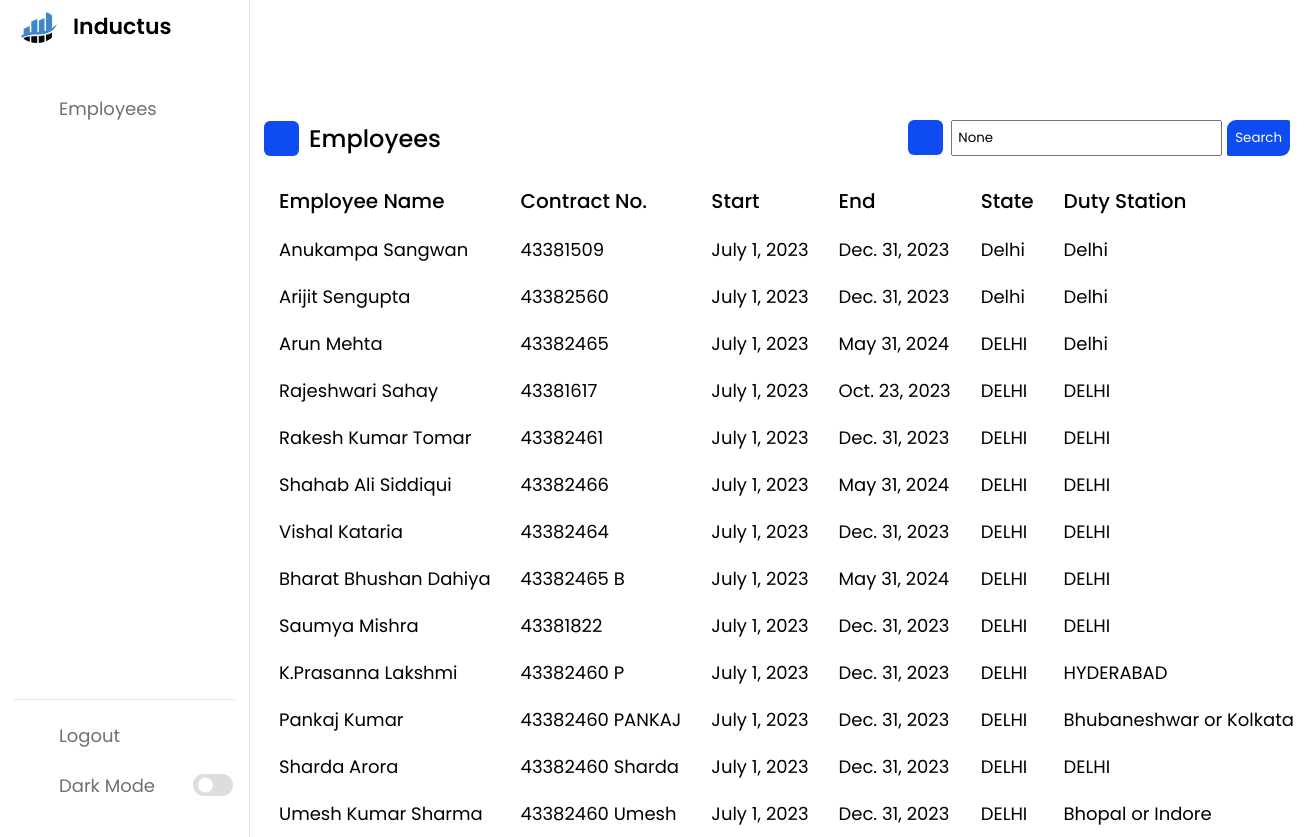
The app's page /search/ (signed in) with its own data.
### base/models.py (models this page shows, shortened)
class Employee(models.Model):
    uuid = models.UUIDField(default = uuid.uuid4,primary_key=True,editable=False)
    Emp_name = models.CharField(max_length=30)
    email = models.EmailField(max_length=50)
    contract_no = models.CharField(unique=True,max_length=15,)
    contract_start_date = models.DateField()
    contract_end_date = models.DateField()
    phone_number = models.CharField(unique=True,max_length=10)
    state = models.CharField(max_length=30)
    duty_station = models.CharField(max_length=40)

### base/views.py (the view)
# urls.py: path('search/',Search,name = "search"),
@login_required(login_url='login')
def Search(request):
    search_query = request.GET.get('search_query')
    if search_query:
        employ = Employee.objects.filter( Q(Emp_name__icontains=search_query) | Q(contract_no__icontains=search_query))
    else:
        employ = Employee.objects.all()
    context = {
        'employ': employ,
        'search_query': search_query,
        }
    return render(request,'employees.html',context)

### base/templates/employees.html (shortened to what this page needs)
{% extends 'base.html' %}
{% load static %}
{% block start %}
<div class="activity">
    <div class="emp-title">
        <div class = "title-wrapper">
        <i class="uil uil-bookmark"></i>
        <span class="text">Employees</span>
    </div>
        <form id = "search-form" method = 'get' action = "/search">
        <div class="search-box">
            <i class="uil uil-search"></i>
            <input name = "search_query" type="text" value = "{{search_query}}"placeholder="Search Employee...">
            <button type = submit style = "  background-color: #04AA6D;
            border: none;
            color: white;
            padding:8px;
            margin-left:5px;
            border-radius: 9px 2px;
            background-color: #0E4BF1;
          ">Search</button>
        </div>
    </form>
    </div>
        <div class="activity-data">
        <div class="data names">
            <span class="data-title">Employee Name</span>
            {% for employee in employ %}
            <span class="data-list"><a href="{% url 'employee' employee.uuid %}">{{employee.Emp_name}}</a></span>
            {% endfor %}
        </div>
        <div class="data email">
            <span class="data-title">Contract No.</span>
            {% for employee in employ %}
            <span class="data-list">{{employee.contract_no}}</span>
            {% endfor %}
        </div>
        <div class="data joined">
            <span class="data-title">Start</span>
            {% for employee in employ %}
            <span class="data-list">{{employee.contract_start_date}}</span>
            {% endfor %}
        </div>
        <div class="data type">
            <span class="data-title">End</span>
            {% for employee in employ %}
            <span class="data-list">{{employee.contract_end_date}}</span>
            {% endfor %}
        </div>
        <div class="data status">
            <span class="data-title">State</span>
            {% for employee in employ %}
            <span class="data-list">{{employee.state}}</span>
            {% endfor %}
        </div>
        <div class="data status">
            <span class="data-title">Duty Station</span>
            {% for employee in employ %}
            <span class="data-list">{{employee.duty_station}}</span>
            {% endfor %}
        </div>
    </div>
{% endblock %}

### static/style.css (style rules this page uses)
* { margin: 0; padding: 0; box-sizing: border-box; font-family: 'Poppins', sans-serif; }
:root { --primary-color: #0E4BF1; --panel-color: #FFF; --text-color: #000; --black-light-color: #707070; --border-color: #e6e5e5; --toggle-color: #DDD; --box1-color: #4DA3FF; --box2-color: #FFE6AC; --box3-color: #E7D1FC; --title-icon-color: #fff; --tran-05: all 0.5s ease; --tran-03: all 0.3s ease; --tran-03: all 0.2s ease; }
body { min-height: 100vh; background-color: var(--primary-color); }
.dash-content .activity .activity-data { display: flex; justify-content: space-between; align-items: center; width: 100%; }
.activity .activity-data { display: flex; }
.activity-data .data { display: flex; flex-direction: column; margin: 0 15px; }
.activity-data .data-title { font-size: 20px; font-weight: 500; color: var(--text-color); }
.activity-data .data .data-list { font-size: 18px; font-weight: 400; margin-top: 20px; white-space: nowrap; color: var(--text-color); }
.title-wrapper { display:flex; }
.search-box { display: flex ; }
.search-box input { margin-left: 8px; padding:5px; }
.emp-title i { position: relative; height: 35px; width: 35px; background-color: var(--primary-color); border-radius: 6px; color: var(--title-icon-color); display: flex; align-items: center; justify-content: center; font-size: 24px; }
.emp-title .text { font-size: 24px; font-weight: 500; color: var(--text-color); margin-left: 10px; }
.emp-title { display: flex; align-items: center; margin: 60px 0 30px 0; justify-content: space-between !important; }
.data-list a { text-decoration: none; color: var(--text-color); }

### records on screen
Employee: Emp_name "Anukampa Sangwan", contract_no "43381509", contract_start_date "July 1, 2023", contract_end_date "Dec. 31, 2023", state "Delhi", duty_station "Delhi"
Employee: Emp_name "Arijit Sengupta", contract_no "43382560", contract_start_date "July 1, 2023", contract_end_date "Dec. 31, 2023", state "Delhi", duty_station "Delhi"
Employee: Emp_name "Arun Mehta", contract_no "43382465", contract_start_date "July 1, 2023", contract_end_date "May 31, 2024", state "DELHI", duty_station "Delhi"
Employee: Emp_name "Rajeshwari Sahay", contract_no "43381617", contract_start_date "July 1, 2023", contract_end_date "Oct. 23, 2023", state "DELHI", duty_station "DELHI"
Employee: Emp_name "Rakesh Kumar Tomar", contract_no "43382461", contract_start_date "July 1, 2023", contract_end_date "Dec. 31, 2023", state "DELHI", duty_station "DELHI"
Employee: Emp_name "Shahab Ali Siddiqui", contract_no "43382466", contract_start_date "July 1, 2023", contract_end_date "May 31, 2024", state "DELHI", duty_station "DELHI"
Employee: Emp_name "Vishal Kataria", contract_no "43382464", contract_start_date "July 1, 2023", contract_end_date "Dec. 31, 2023", state "DELHI", duty_station "DELHI"
Employee: Emp_name "Bharat Bhushan Dahiya", contract_no "43382465 B", contract_start_date "July 1, 2023", contract_end_date "May 31, 2024", state "DELHI", duty_station "DELHI"
Employee: Emp_name "Saumya Mishra", contract_no "43381822", contract_start_date "July 1, 2023", contract_end_date "Dec. 31, 2023", state "DELHI", duty_station "DELHI"
Employee: Emp_name "K.Prasanna Lakshmi", contract_no "43382460 P", contract_start_date "July 1, 2023", contract_end_date "Dec. 31, 2023", state "DELHI", duty_station "HYDERABAD"
Employee: Emp_name "Pankaj Kumar", contract_no "43382460 PANKAJ", contract_start_date "July 1, 2023", contract_end_date "Dec. 31, 2023", state "DELHI", duty_station "Bhubaneshwar or Kolkata"
Employee: Emp_name "Sharda Arora", contract_no "43382460 Sharda", contract_start_date "July 1, 2023", contract_end_date "Dec. 31, 2023", state "DELHI", duty_station "DELHI"
Employee: Emp_name "Umesh Kumar Sharma", contract_no "43382460 Umesh", contract_start_date "July 1, 2023", contract_end_date "Dec. 31, 2023", state "DELHI", duty_station "Bhopal or Indore"
